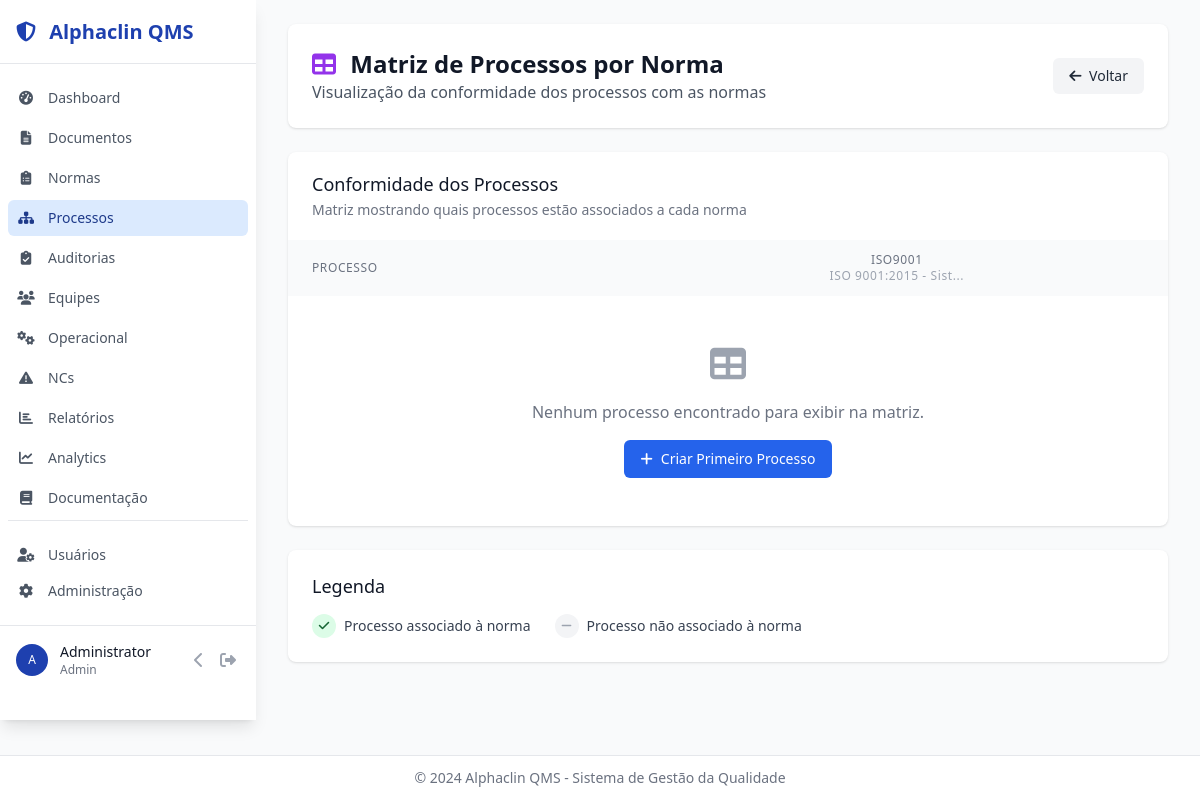
The app's page /processes/matrix (signed in) with its own data.
### models.py (models this page shows)
class User(UserMixin, db.Model):
    __tablename__ = 'users'
    id = db.Column(db.Integer, primary_key=True)
    username = db.Column(db.String(80), unique=True, nullable=False)
    email = db.Column(db.String(120), unique=True, nullable=False)
    password_hash = db.Column(db.String(255), nullable=False)
    full_name = db.Column(db.String(255), nullable=False)
    role = db.Column(db.Enum(UserRole), default=UserRole.USER, nullable=False)
    is_active = db.Column(db.Boolean, default=True, nullable=False)
    created_at = db.Column(db.DateTime, default=datetime.utcnow)
    last_login = db.Column(db.DateTime)
    __table_args__ = (
        db.Index('idx_users_role', 'role'),
        db.Index('idx_users_active', 'is_active'),
        db.Index('idx_users_last_login', 'last_login'),
        db.Index('idx_users_email', 'email'),
    )
    created_documents = db.relationship('Document', foreign_keys='Document.created_by_id', backref='creator', lazy='dynamic')
    assigned_audits = db.relationship('Audit', foreign_keys='Audit.assigned_auditor_id', backref='assigned_auditor', lazy='dynamic')

class Norm(db.Model):
    __tablename__ = 'norms'
    id = db.Column(db.Integer, primary_key=True)
    name = db.Column(db.String(255), nullable=False)
    code = db.Column(db.String(100), unique=True, nullable=False)  # Ex: ISO9001, ONA, RDC
    description = db.Column(db.Text)
    version = db.Column(db.String(50))
    effective_date = db.Column(db.Date)
    review_date = db.Column(db.Date)
    is_active = db.Column(db.Boolean, default=True)
    created_at = db.Column(db.DateTime, default=datetime.utcnow)
    custom_fields = db.Column(db.JSON)

### blueprints/processes.py (the view, shortened to what this page needs)
@processes_bp.route('/matrix')
@login_required
def matrix():
    processes = Process.query.all()
    norms = Norm.query.filter_by(is_active=True).all()
    matrix_data = []
    return render_template('processes/matrix.html', matrix_data=matrix_data, norms=norms)

### templates/processes/matrix.html (shortened to what this page needs)
{% extends "base.html" %}
{% block content %}
<div class="space-y-6">
    <div class="bg-white shadow rounded-lg p-6">
        <div class="flex items-center justify-between">
            <div>
                <h1 class="text-2xl font-bold text-gray-900">
                    <i class="fas fa-table mr-2 text-purple-600"></i>
                    Matriz de Processos por Norma
                </h1>
                <p class="text-gray-600">Visualização da conformidade dos processos com as normas</p>
            </div>
            <div class="flex space-x-3">
                <a href="{{ url_for('processes.index') }}"
                   class="bg-gray-100 hover:bg-gray-200 text-gray-800 px-4 py-2 rounded-md text-sm font-medium transition-colors">
                    <i class="fas fa-arrow-left mr-1"></i> Voltar
                </a>
            </div>
        </div>
    </div>
    <div class="bg-white shadow rounded-lg overflow-hidden">
        <div class="px-4 py-5 sm:px-6">
            <h3 class="text-lg leading-6 font-medium text-gray-900">
                Conformidade dos Processos
            </h3>
            <p class="mt-1 max-w-2xl text-sm text-gray-500">
                Matriz mostrando quais processos estão associados a cada norma
            </p>
        </div>
        <div class="overflow-x-auto">
            <table class="min-w-full divide-y divide-gray-200">
                <thead class="bg-gray-50">
                    <tr>
                        <th scope="col" class="px-6 py-3 text-left text-xs font-medium text-gray-500 uppercase tracking-wider">
                            Processo
                        </th>
                        {% for norm in norms %}
                        <th scope="col" class="px-6 py-3 text-center text-xs font-medium text-gray-500 uppercase tracking-wider">
                            <div class="flex flex-col items-center">
                                <span>{{ norm.code }}</span>
                                <span class="text-xs text-gray-400 normal-case">{{ norm.name[:20] }}{% if norm.name|length > 20 %}...{% endif %}</span>
                            </div>
                        </th>
                        {% endfor %}
                    </tr>
                </thead>
            </table>
        </div>
        {% if not matrix_data %}
        <div class="text-center py-12">
            <i class="fas fa-table text-4xl text-gray-400 mb-4"></i>
            <p class="text-gray-500">Nenhum processo encontrado para exibir na matriz.</p>
            <a href="{{ url_for('processes.create') }}"
               class="mt-4 inline-flex items-center px-4 py-2 border border-transparent text-sm font-medium rounded-md text-white bg-blue-600 hover:bg-blue-700">
                <i class="fas fa-plus mr-2"></i>
                Criar Primeiro Processo
            </a>
        </div>
        {% endif %}
    </div>
    <div class="bg-white shadow rounded-lg p-6">
        <h3 class="text-lg leading-6 font-medium text-gray-900 mb-4">Legenda</h3>
        <div class="flex items-center space-x-6">
            <div class="flex items-center space-x-2">
                <span class="inline-flex items-center justify-center w-6 h-6 bg-green-100 text-green-800 rounded-full">
                    <i class="fas fa-check text-xs"></i>
                </span>
                <span class="text-sm text-gray-700">Processo associado à norma</span>
            </div>
            <div class="flex items-center space-x-2">
                <span class="inline-flex items-center justify-center w-6 h-6 bg-gray-100 text-gray-400 rounded-full">
                    <i class="fas fa-minus text-xs"></i>
                </span>
                <span class="text-sm text-gray-700">Processo não associado à norma</span>
            </div>
        </div>
    </div>
</div>
{% endblock %}

### templates/base.html (shortened to what this page needs)
<!DOCTYPE html>
<html lang="pt-BR">
<head>
    <script src="https://cdn.tailwindcss.com"></script>
    <link rel="stylesheet" href="https://cdnjs.cloudflare.com/ajax/libs/font-awesome/6.4.0/css/all.min.css">
</head>
<body class="bg-gray-50 min-h-screen flex flex-col">
    {% if current_user.is_authenticated and not request.endpoint.startswith('auth.') %}
    <div id="sidebar" class="fixed left-0 top-0 w-64 bg-white shadow-lg transform transition-all duration-300 ease-in-out z-50 -translate-x-full lg:translate-x-0 flex flex-col overflow-y-auto" style="height: calc(100vh - 80px);">
        <div class="flex flex-col h-full">
            <div class="flex items-center justify-between h-16 px-4 border-b border-gray-200">
                <span id="logo-text" class="text-xl font-bold text-alphaclin-blue">
                    <i class="fas fa-shield-alt mr-2"></i>
                    Alphaclin QMS
                </span>
            </div>
            <nav class="px-2 py-4 space-y-1 overflow-y-auto">
                <a href="{{ url_for('main.dashboard') }}" title="Dashboard"
                    class="sidebar-link {% if request.endpoint == 'main.dashboard' %}bg-alphaclin-light text-alphaclin-dark{% else %}text-gray-600 hover:bg-gray-50 hover:text-gray-900{% endif %} group flex items-center px-2 py-2 text-sm font-medium rounded-md transition-colors">
                    <i class="fas fa-tachometer-alt sidebar-icon"></i>
                    <span class="sidebar-text ml-3">Dashboard</span>
                </a>
                <a href="{{ url_for('documents.index') }}" title="Documentos"
                    class="sidebar-link {% if request.blueprint == 'documents' %}bg-alphaclin-light text-alphaclin-dark{% else %}text-gray-600 hover:bg-gray-50 hover:text-gray-900{% endif %} group flex items-center px-2 py-2 text-sm font-medium rounded-md transition-colors">
                    <i class="fas fa-file-alt sidebar-icon"></i>
                    <span class="sidebar-text ml-3">Documentos</span>
                </a>
                <a href="{{ url_for('norms.index') }}" title="Normas"
                    class="sidebar-link {% if request.blueprint == 'norms' %}bg-alphaclin-light text-alphaclin-dark{% else %}text-gray-600 hover:bg-gray-50 hover:text-gray-900{% endif %} group flex items-center px-2 py-2 text-sm font-medium rounded-md transition-colors">
                    <i class="fas fa-clipboard-list sidebar-icon"></i>
                    <span class="sidebar-text ml-3">Normas</span>
                </a>
                <a href="{{ url_for('processes.index') }}" title="Processos"
                    class="sidebar-link {% if request.blueprint == 'processes' %}bg-alphaclin-light text-alphaclin-dark{% else %}text-gray-600 hover:bg-gray-50 hover:text-gray-900{% endif %} group flex items-center px-2 py-2 text-sm font-medium rounded-md transition-colors">
                    <i class="fas fa-sitemap sidebar-icon"></i>
                    <span class="sidebar-text ml-3">Processos</span>
                </a>
                <a href="{{ url_for('audits.index') }}" title="Auditorias"
                    class="sidebar-link {% if request.blueprint == 'audits' %}bg-alphaclin-light text-alphaclin-dark{% else %}text-gray-600 hover:bg-gray-50 hover:text-gray-900{% endif %} group flex items-center px-2 py-2 text-sm font-medium rounded-md transition-colors">
                    <i class="fas fa-clipboard-check sidebar-icon"></i>
                    <span class="sidebar-text ml-3">Auditorias</span>
                </a>
                <a href="{{ url_for('teams.index') }}" title="Equipes"
                    class="sidebar-link {% if request.blueprint == 'teams' %}bg-alphaclin-light text-alphaclin-dark{% else %}text-gray-600 hover:bg-gray-50 hover:text-gray-900{% endif %} group flex items-center px-2 py-2 text-sm font-medium rounded-md transition-colors">
                    <i class="fas fa-users sidebar-icon"></i>
                    <span class="sidebar-text ml-3">Equipes</span>
                </a>
                <a href="{{ url_for('operational.dashboard') }}" title="Painel Operacional"
                    class="sidebar-link {% if request.blueprint == 'operational' %}bg-alphaclin-light text-alphaclin-dark{% else %}text-gray-600 hover:bg-gray-50 hover:text-gray-900{% endif %} group flex items-center px-2 py-2 text-sm font-medium rounded-md transition-colors">
                    <i class="fas fa-cogs sidebar-icon"></i>
                    <span class="sidebar-text ml-3">Operacional</span>
                </a>
                <a href="{{ url_for('nonconformities.index') }}" title="Não Conformidades"
                    class="sidebar-link {% if request.blueprint == 'nonconformities' %}bg-alphaclin-light text-alphaclin-dark{% else %}text-gray-600 hover:bg-gray-50 hover:text-gray-900{% endif %} group flex items-center px-2 py-2 text-sm font-medium rounded-md transition-colors">
                    <i class="fas fa-exclamation-triangle sidebar-icon"></i>
                    <span class="sidebar-text ml-3">NCs</span>
                </a>
                <a href="{{ url_for('reports.index') }}" title="Relatórios"
                    class="sidebar-link {% if request.blueprint == 'reports' %}bg-alphaclin-light text-alphaclin-dark{% else %}text-gray-600 hover:bg-gray-50 hover:text-gray-900{% endif %} group flex items-center px-2 py-2 text-sm font-medium rounded-md transition-colors">
                    <i class="fas fa-chart-bar sidebar-icon"></i>
                    <span class="sidebar-text ml-3">Relatórios</span>
                </a>
                <a href="{{ url_for('analytics.analytics_dashboard') }}" title="Analytics & BI"
                    class="sidebar-link {% if request.blueprint == 'analytics' %}bg-alphaclin-light text-alphaclin-dark{% else %}text-gray-600 hover:bg-gray-50 hover:text-gray-900{% endif %} group flex items-center px-2 py-2 text-sm font-medium rounded-md transition-colors">
                    <i class="fas fa-chart-line sidebar-icon"></i>
                    <span class="sidebar-text ml-3">Analytics</span>
                </a>
                <a href="{{ url_for('docs.docs_index') }}" title="Documentação"
                    class="sidebar-link {% if request.blueprint == 'docs' %}bg-alphaclin-light text-alphaclin-dark{% else %}text-gray-600 hover:bg-gray-50 hover:text-gray-900{% endif %} group flex items-center px-2 py-2 text-sm font-medium rounded-md transition-colors">
                    <i class="fas fa-book sidebar-icon"></i>
                    <span class="sidebar-text ml-3">Documentação</span>
                </a>
                {% if current_user.is_authenticated and current_user.role.value == 'admin' %}
                <div class="pt-4 border-t border-gray-200">
                    <a href="{{ url_for('users.index') }}" title="Usuários"
                        class="sidebar-link {% if request.blueprint == 'users' %}bg-alphaclin-light text-alphaclin-dark{% else %}text-gray-600 hover:bg-gray-50 hover:text-gray-900{% endif %} group flex items-center px-2 py-2 text-sm font-medium rounded-md transition-colors">
                        <i class="fas fa-user-cog sidebar-icon"></i>
                        <span class="sidebar-text ml-3">Usuários</span>
                    </a>
                    <a href="{{ url_for('admin.permissions_dashboard') }}" title="Administração"
                        class="sidebar-link {% if request.blueprint == 'admin' %}bg-alphaclin-light text-alphaclin-dark{% else %}text-gray-600 hover:bg-gray-50 hover:text-gray-900{% endif %} group flex items-center px-2 py-2 text-sm font-medium rounded-md transition-colors">
                        <i class="fas fa-cog sidebar-icon"></i>
                        <span class="sidebar-text ml-3">Administração</span>
                    </a>
                </div>
                {% endif %}
            </nav>
            {% endif %}
            {% if current_user.is_authenticated %}
            <div class="border-t border-gray-200 p-4">
                <div class="flex items-center justify-between">
                    <div class="flex items-center min-w-0 flex-1">
                        <div class="flex-shrink-0">
                            <div class="h-8 w-8 rounded-full bg-alphaclin-blue flex items-center justify-center">
                                <span class="text-xs font-medium text-white">{{ current_user.full_name.split()[0][0] }}{% if current_user.full_name.split()|length > 1 %}{{ current_user.full_name.split()[1][0] }}{% endif %}</span>
                            </div>
                        </div>
                        <div class="ml-3 min-w-0 flex-1 hidden lg:block">
                            <p class="text-sm font-medium text-gray-900 truncate">{{ current_user.full_name }}</p>
                            <p class="text-xs text-gray-500 capitalize">{{ current_user.role.value }}</p>
                        </div>
                    </div>
                    <div class="flex items-center space-x-2">
                        <button id="collapse-toggle" class="hidden lg:block p-1 rounded-md text-gray-400 hover:text-gray-600 focus:outline-none focus:ring-2 focus:ring-alphaclin-blue">
                            <i id="collapse-icon" class="fas fa-chevron-left"></i>
                        </button>
                        <a href="{{ url_for('auth.logout') }}" class="p-1 rounded-md text-gray-400 hover:text-gray-600 focus:outline-none focus:ring-2 focus:ring-alphaclin-blue" title="Sair">
                            <i class="fas fa-sign-out-alt"></i>
                        </a>
                    </div>
                </div>
            </div>
            {% endif %}
        </div>
    </div>
    <main id="main-content" class="{% if current_user.is_authenticated and not request.endpoint.startswith('auth.') %}lg:ml-64{% endif %} flex flex-col transition-all duration-300 ease-in-out overflow-auto pb-16">
        <div class="flex-1 px-4 py-6 lg:px-8">
        {% block content %}{% endblock %}
        </div>
    </main>
    {% if current_user.is_authenticated and not request.endpoint.startswith('auth.') %}
    <footer class="fixed bottom-0 left-0 right-0 bg-white border-t border-gray-200 py-3 z-40">
        <div class="px-4 lg:px-8">
            <div class="text-center text-sm text-gray-500">
                © 2024 Alphaclin QMS - Sistema de Gestão da Qualidade
            </div>
        </div>
    </footer>
    {% endif %}
</body>
</html>

### templates/base.html (style rules this page uses)
.sidebar-link { position: relative; }
.sidebar-icon { transition: transform 0.2s ease-in-out; width: 20px; text-align: center; }
#sidebar { transition: width 0.3s ease-in-out; }
#main-content { transition: margin-left 0.3s ease-in-out; }
#sidebar.w-64 ~ #main-content { margin-left: 16rem; }

### records on screen
User: full_name "A", full_name "Administrator", role.value "Admin"
Norm: code "ISO9001", name "ISO 9001:2015 - Sist"
